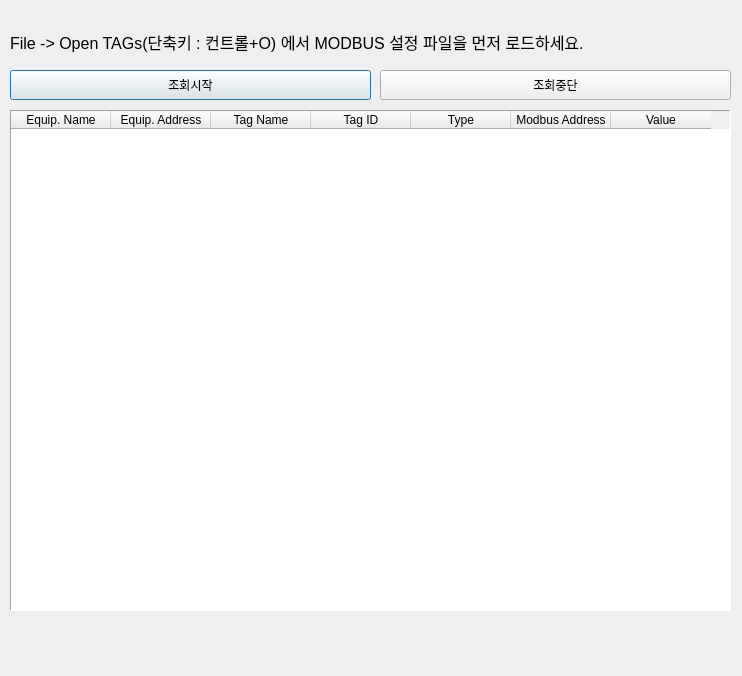
<?xml version="1.0" encoding="UTF-8"?>
<ui version="4.0">
 <class>Dialog</class>
 <widget class="QDialog" name="Dialog">
  <property name="geometry">
   <rect>
    <x>0</x>
    <y>0</y>
    <width>742</width>
    <height>676</height>
   </rect>
  </property>
  <property name="windowTitle">
   <string>서원준건물에너지사무소(swj@swj.kr)</string>
  </property>
  <widget class="QTableWidget" name="modbustable">
   <property name="geometry">
    <rect>
     <x>10</x>
     <y>110</y>
     <width>721</width>
     <height>501</height>
    </rect>
   </property>
   <property name="frameShape">
    <enum>QFrame::Panel</enum>
   </property>
   <property name="editTriggers">
    <set>QAbstractItemView::NoEditTriggers</set>
   </property>
   <property name="showGrid">
    <bool>true</bool>
   </property>
   <property name="cornerButtonEnabled">
    <bool>true</bool>
   </property>
   <property name="rowCount">
    <number>0</number>
   </property>
   <column>
    <property name="text">
     <string>Equip. Name</string>
    </property>
   </column>
   <column>
    <property name="text">
     <string>Equip. Address</string>
    </property>
   </column>
   <column>
    <property name="text">
     <string>Tag Name</string>
    </property>
   </column>
   <column>
    <property name="text">
     <string>Tag ID</string>
    </property>
   </column>
   <column>
    <property name="text">
     <string>Type</string>
    </property>
   </column>
   <column>
    <property name="text">
     <string>Modbus Address</string>
    </property>
   </column>
   <column>
    <property name="text">
     <string>Value</string>
    </property>
   </column>
  </widget>
  <widget class="QPushButton" name="pollbtn">
   <property name="geometry">
    <rect>
     <x>10</x>
     <y>70</y>
     <width>361</width>
     <height>30</height>
    </rect>
   </property>
   <property name="text">
    <string>조회시작</string>
   </property>
  </widget>
  <widget class="QLabel" name="statuslabel">
   <property name="geometry">
    <rect>
     <x>10</x>
     <y>21</y>
     <width>721</width>
     <height>41</height>
    </rect>
   </property>
   <property name="font">
    <font>
     <pointsize>12</pointsize>
    </font>
   </property>
   <property name="text">
    <string>File -&gt; Open TAGs(단축키 : 컨트롤+O) 에서 MODBUS 설정 파일을 먼저 로드하세요.</string>
   </property>
  </widget>
  <widget class="QPushButton" name="pollstopbtn">
   <property name="geometry">
    <rect>
     <x>380</x>
     <y>70</y>
     <width>351</width>
     <height>30</height>
    </rect>
   </property>
   <property name="text">
    <string>조회중단</string>
   </property>
  </widget>
 </widget>
 <resources/>
 <connections/>
</ui>
